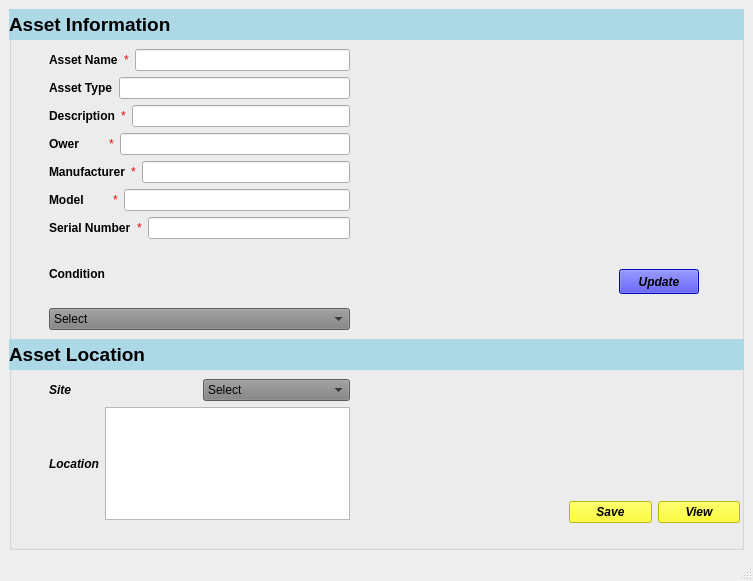
<?xml version="1.0" encoding="UTF-8"?>
<ui version="4.0">
 <class>AssetMainWindow</class>
 <widget class="QMainWindow" name="AssetMainWindow">
  <property name="geometry">
   <rect>
    <x>0</x>
    <y>0</y>
    <width>753</width>
    <height>581</height>
   </rect>
  </property>
  <property name="windowTitle">
   <string>AssetMainWindow</string>
  </property>
  <widget class="QWidget" name="centralwidget">
   <layout class="QVBoxLayout" name="verticalLayout">
    <item>
     <widget class="QGroupBox" name="groupBox">
      <property name="styleSheet">
       <string notr="true"/>
      </property>
      <property name="title">
       <string/>
      </property>
      <widget class="QLabel" name="label_22">
       <property name="geometry">
        <rect>
         <x>0</x>
         <y>330</y>
         <width>751</width>
         <height>31</height>
        </rect>
       </property>
       <property name="styleSheet">
        <string notr="true">background-color:lightblue;</string>
       </property>
       <property name="text">
        <string>&lt;html&gt;&lt;head/&gt;&lt;body&gt;&lt;p&gt;&lt;span style=&quot; font-size:14pt; font-weight:700;&quot;&gt;Asset Location&lt;/span&gt;&lt;/p&gt;&lt;/body&gt;&lt;/html&gt;</string>
       </property>
      </widget>
      <widget class="QLabel" name="label_19">
       <property name="geometry">
        <rect>
         <x>0</x>
         <y>0</y>
         <width>751</width>
         <height>31</height>
        </rect>
       </property>
       <property name="styleSheet">
        <string notr="true">background-color:lightblue;</string>
       </property>
       <property name="text">
        <string>&lt;html&gt;&lt;head/&gt;&lt;body&gt;&lt;p&gt;&lt;span style=&quot; font-size:14pt; font-weight:700;&quot;&gt;Asset Information&lt;/span&gt;&lt;/p&gt;&lt;/body&gt;&lt;/html&gt;</string>
       </property>
      </widget>
      <widget class="QLabel" name="label_11">
       <property name="geometry">
        <rect>
         <x>340</x>
         <y>160</y>
         <width>80</width>
         <height>17</height>
        </rect>
       </property>
       <property name="text">
        <string/>
       </property>
      </widget>
      <widget class="QLabel" name="Image">
       <property name="geometry">
        <rect>
         <x>550</x>
         <y>90</y>
         <width>181</width>
         <height>141</height>
        </rect>
       </property>
       <property name="styleSheet">
        <string notr="true"/>
       </property>
       <property name="text">
        <string/>
       </property>
      </widget>
      <widget class="QPushButton" name="Upload">
       <property name="geometry">
        <rect>
         <x>610</x>
         <y>260</y>
         <width>80</width>
         <height>25</height>
        </rect>
       </property>
       <property name="font">
        <font>
         <italic>true</italic>
         <bold>true</bold>
        </font>
       </property>
       <property name="styleSheet">
        <string notr="true">background-color:blue;</string>
       </property>
       <property name="text">
        <string>Update</string>
       </property>
      </widget>
      <widget class="QWidget" name="layoutWidget">
       <property name="geometry">
        <rect>
         <x>40</x>
         <y>40</y>
         <width>301</width>
         <height>281</height>
        </rect>
       </property>
       <layout class="QVBoxLayout" name="verticalLayout_3">
        <item>
         <layout class="QVBoxLayout" name="verticalLayout_2">
          <item>
           <layout class="QHBoxLayout" name="horizontalLayout">
            <item>
             <widget class="QLabel" name="label">
              <property name="font">
               <font>
                <bold>true</bold>
               </font>
              </property>
              <property name="text">
               <string>Asset Name</string>
              </property>
             </widget>
            </item>
            <item>
             <widget class="QLabel" name="label_13">
              <property name="styleSheet">
               <string notr="true">color:red;</string>
              </property>
              <property name="text">
               <string>*</string>
              </property>
             </widget>
            </item>
            <item>
             <widget class="QLineEdit" name="lineEdit_assetname"/>
            </item>
           </layout>
          </item>
          <item>
           <layout class="QFormLayout" name="formLayout">
            <item row="0" column="1">
             <widget class="QLineEdit" name="lineEdit_2_assettype"/>
            </item>
            <item row="0" column="0">
             <widget class="QLabel" name="label_2">
              <property name="font">
               <font>
                <bold>true</bold>
               </font>
              </property>
              <property name="text">
               <string>Asset Type</string>
              </property>
             </widget>
            </item>
           </layout>
          </item>
          <item>
           <layout class="QHBoxLayout" name="horizontalLayout_5">
            <item>
             <widget class="QLabel" name="label_3">
              <property name="font">
               <font>
                <bold>true</bold>
               </font>
              </property>
              <property name="text">
               <string>Description</string>
              </property>
             </widget>
            </item>
            <item>
             <widget class="QLabel" name="label_14">
              <property name="styleSheet">
               <string notr="true">color:red;</string>
              </property>
              <property name="text">
               <string>*</string>
              </property>
             </widget>
            </item>
            <item>
             <widget class="QLineEdit" name="lineEdit_3_descripation"/>
            </item>
           </layout>
          </item>
          <item>
           <layout class="QHBoxLayout" name="horizontalLayout_7">
            <item>
             <widget class="QLabel" name="label_7">
              <property name="font">
               <font>
                <bold>true</bold>
               </font>
              </property>
              <property name="text">
               <string>Ower       </string>
              </property>
             </widget>
            </item>
            <item>
             <widget class="QLabel" name="label_12">
              <property name="styleSheet">
               <string notr="true">color:red;</string>
              </property>
              <property name="text">
               <string>*</string>
              </property>
             </widget>
            </item>
            <item>
             <widget class="QLineEdit" name="lineEdit_7_owner"/>
            </item>
           </layout>
          </item>
          <item>
           <layout class="QHBoxLayout" name="horizontalLayout_3">
            <item>
             <widget class="QLabel" name="label_5">
              <property name="font">
               <font>
                <bold>true</bold>
               </font>
              </property>
              <property name="text">
               <string>Manufacturer</string>
              </property>
             </widget>
            </item>
            <item>
             <widget class="QLabel" name="label_15">
              <property name="styleSheet">
               <string notr="true">color:red;</string>
              </property>
              <property name="text">
               <string>*</string>
              </property>
             </widget>
            </item>
            <item>
             <widget class="QLineEdit" name="lineEdit_5_manufacturer"/>
            </item>
           </layout>
          </item>
         </layout>
        </item>
        <item>
         <layout class="QHBoxLayout" name="horizontalLayout_6">
          <item>
           <widget class="QLabel" name="label_6">
            <property name="font">
             <font>
              <bold>true</bold>
             </font>
            </property>
            <property name="text">
             <string>Model       </string>
            </property>
           </widget>
          </item>
          <item>
           <widget class="QLabel" name="label_16">
            <property name="styleSheet">
             <string notr="true">color:red;</string>
            </property>
            <property name="text">
             <string>*</string>
            </property>
           </widget>
          </item>
          <item>
           <widget class="QLineEdit" name="lineEdit_6_model"/>
          </item>
         </layout>
        </item>
        <item>
         <layout class="QHBoxLayout" name="horizontalLayout_4">
          <item>
           <widget class="QLabel" name="label_4">
            <property name="font">
             <font>
              <bold>true</bold>
             </font>
            </property>
            <property name="text">
             <string>Serial Number</string>
            </property>
           </widget>
          </item>
          <item>
           <widget class="QLabel" name="label_17">
            <property name="styleSheet">
             <string notr="true">color:red;</string>
            </property>
            <property name="text">
             <string>*</string>
            </property>
           </widget>
          </item>
          <item>
           <widget class="QLineEdit" name="lineEdit_4_serial_number"/>
          </item>
         </layout>
        </item>
        <item>
         <widget class="QLabel" name="label_8">
          <property name="font">
           <font>
            <bold>true</bold>
           </font>
          </property>
          <property name="text">
           <string>Condition</string>
          </property>
         </widget>
        </item>
        <item>
         <widget class="QComboBox" name="comboBox_condition">
          <property name="styleSheet">
           <string notr="true">background-color:gray;</string>
          </property>
          <item>
           <property name="text">
            <string>Select</string>
           </property>
          </item>
          <item>
           <property name="text">
            <string>Good</string>
           </property>
          </item>
          <item>
           <property name="text">
            <string>Broken</string>
           </property>
          </item>
         </widget>
        </item>
       </layout>
      </widget>
      <widget class="QWidget" name="layoutWidget">
       <property name="geometry">
        <rect>
         <x>40</x>
         <y>370</y>
         <width>301</width>
         <height>141</height>
        </rect>
       </property>
       <layout class="QVBoxLayout" name="verticalLayout_4">
        <item>
         <layout class="QHBoxLayout" name="horizontalLayout_2">
          <item>
           <widget class="QLabel" name="label_9">
            <property name="font">
             <font>
              <italic>true</italic>
              <bold>true</bold>
             </font>
            </property>
            <property name="text">
             <string>Site</string>
            </property>
           </widget>
          </item>
          <item>
           <widget class="QComboBox" name="site">
            <property name="styleSheet">
             <string notr="true">background-color:gray;</string>
            </property>
            <item>
             <property name="text">
              <string>Select</string>
             </property>
            </item>
            <item>
             <property name="text">
              <string>Hyderabad</string>
             </property>
            </item>
            <item>
             <property name="text">
              <string>Pune</string>
             </property>
            </item>
           </widget>
          </item>
         </layout>
        </item>
        <item>
         <layout class="QHBoxLayout" name="horizontalLayout_9">
          <item>
           <widget class="QLabel" name="label_10">
            <property name="font">
             <font>
              <italic>true</italic>
              <bold>true</bold>
             </font>
            </property>
            <property name="text">
             <string>Location</string>
            </property>
           </widget>
          </item>
          <item>
           <widget class="QTextEdit" name="textEdit"/>
          </item>
         </layout>
        </item>
       </layout>
      </widget>
      <widget class="QWidget" name="layoutWidget">
       <property name="geometry">
        <rect>
         <x>560</x>
         <y>490</y>
         <width>171</width>
         <height>26</height>
        </rect>
       </property>
       <layout class="QHBoxLayout" name="horizontalLayout_8">
        <item>
         <widget class="QPushButton" name="Save">
          <property name="font">
           <font>
            <italic>true</italic>
            <bold>true</bold>
           </font>
          </property>
          <property name="styleSheet">
           <string notr="true">background-color:yellow;</string>
          </property>
          <property name="text">
           <string>Save</string>
          </property>
         </widget>
        </item>
        <item>
         <widget class="QPushButton" name="View">
          <property name="font">
           <font>
            <italic>true</italic>
            <bold>true</bold>
           </font>
          </property>
          <property name="styleSheet">
           <string notr="true">background-color:yellow;</string>
          </property>
          <property name="text">
           <string>View</string>
          </property>
         </widget>
        </item>
       </layout>
      </widget>
     </widget>
    </item>
   </layout>
  </widget>
  <widget class="QMenuBar" name="menubar">
   <property name="geometry">
    <rect>
     <x>0</x>
     <y>0</y>
     <width>753</width>
     <height>22</height>
    </rect>
   </property>
  </widget>
  <widget class="QStatusBar" name="statusbar"/>
 </widget>
 <resources/>
 <connections/>
</ui>
